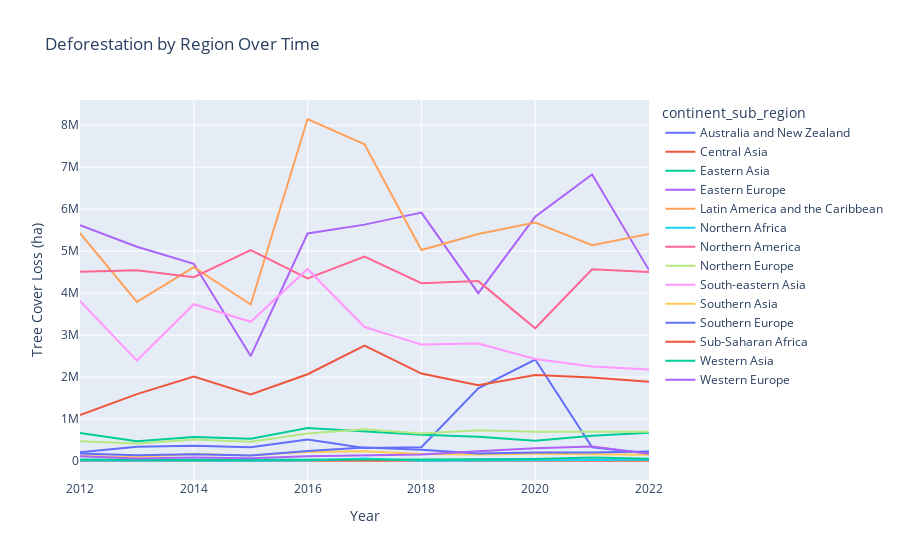

The cell this chart's notebook holds for it:
### Code cell
deforest_agg = data.groupby(['year', 'continent_sub_region']).agg(
    {'umd_tree_cover_loss__ha': 'sum', 'fsi': 'mean'}
).reset_index()

fig = px.line(
    deforest_agg,
    x="year", 
    y="umd_tree_cover_loss__ha", 
    color="continent_sub_region",
    labels={"year": "Year",
        "umd_tree_cover_loss__ha": "Tree Cover Loss (ha)",
        "continent_region": "Continent",
    },
    title="Deforestation by Region Over Time"
)
fig.show()

### Figure 1 — Plotly figure (JSON) as saved in the notebook; plotly's stock layout.template omitted (floating-point values rounded to 4 significant figures)
{"data": [{"hovertemplate": "continent_sub_region=Australia and New Zealand<br>Year=%{x}<br>Tree Cover Loss (ha)=%{y}<extra></extra>", "legendgroup": "Australia and New Zealand", "line": {"color": "#636efa", "dash": "solid"}, "marker": {"symbol": "circle"}, "mode": "lines", "name": "Australia and New Zealand", "orientation": "v", "showlegend": true, "type": "scatter", "x": [2012, 2013, 2014, 2015, 2016, 2017, 2018, 2019, 2020, 2021, 2022], "xaxis": "x", "y": [209300.0, 337600.0, 361100.0, 325600.0, 511300.0, 311800.0, 330000.0, 1733000.0, 2417000.0, 327300.0, 177500.0], "yaxis": "y"}, {"hovertemplate": "continent_sub_region=Central Asia<br>Year=%{x}<br>Tree Cover Loss (ha)=%{y}<extra></extra>", "legendgroup": "Central Asia", "line": {"color": "#EF553B", "dash": "solid"}, "marker": {"symbol": "circle"}, "mode": "lines", "name": "Central Asia", "orientation": "v", "showlegend": true, "type": "scatter", "x": [2012, 2013, 2014, 2015, 2016, 2017, 2018, 2019, 2020, 2021, 2022], "xaxis": "x", "y": [3823.0, 2890.0, 679.6, 181.2, 1289.0, 977.0, 1140.0, 1299.0, 1857.0, 721.9, 3637.0], "yaxis": "y"}, {"hovertemplate": "continent_sub_region=Eastern Asia<br>Year=%{x}<br>Tree Cover Loss (ha)=%{y}<extra></extra>", "legendgroup": "Eastern Asia", "line": {"color": "#00cc96", "dash": "solid"}, "marker": {"symbol": "circle"}, "mode": "lines", "name": "Eastern Asia", "orientation": "v", "showlegend": true, "type": "scatter", "x": [2012, 2013, 2014, 2015, 2016, 2017, 2018, 2019, 2020, 2021, 2022], "xaxis": "x", "y": [667400.0, 469600.0, 570800.0, 532400.0, 785200.0, 700400.0, 627700.0, 575800.0, 485000.0, 598900.0, 674700.0], "yaxis": "y"}, {"hovertemplate": "continent_sub_region=Eastern Europe<br>Year=%{x}<br>Tree Cover Loss (ha)=%{y}<extra></extra>", "legendgroup": "Eastern Europe", "line": {"color": "#ab63fa", "dash": "solid"}, "marker": {"symbol": "circle"}, "mode": "lines", "name": "Eastern Europe", "orientation": "v", "showlegend": true, "type": "scatter", "x": [2012, 2013, 2014, 2015, 2016, 2017, 2018, 2019, 2020, 2021, 2022], "xaxis": "x", "y": [5617000.0, 5105000.0, 4700000.0, 2500000.0, 5420000.0, 5632000.0, 5919000.0, 3998000.0, 5822000.0, 6824000.0, 4548000.0], "yaxis": "y"}, {"hovertemplate": "continent_sub_region=Latin America and the Caribbean<br>Year=%{x}<br>Tree Cover Loss (ha)=%{y}<extra></extra>", "legendgroup": "Latin America and the Caribbean", "line": {"color": "#FFA15A", "dash": "solid"}, "marker": {"symbol": "circle"}, "mode": "lines", "name": "Latin America and the Caribbean", "orientation": "v", "showlegend": true, "type": "scatter", "x": [2012, 2013, 2014, 2015, 2016, 2017, 2018, 2019, 2020, 2021, 2022], "xaxis": "x", "y": [5429000.0, 3792000.0, 4618000.0, 3728000.0, 8148000.0, 7547000.0, 5027000.0, 5407000.0, 5681000.0, 5139000.0, 5409000.0], "yaxis": "y"}, {"hovertemplate": "continent_sub_region=Northern Africa<br>Year=%{x}<br>Tree Cover Loss (ha)=%{y}<extra></extra>", "legendgroup": "Northern Africa", "line": {"color": "#19d3f3", "dash": "solid"}, "marker": {"symbol": "circle"}, "mode": "lines", "name": "Northern Africa", "orientation": "v", "showlegend": true, "type": "scatter", "x": [2012, 2013, 2014, 2015, 2016, 2017, 2018, 2019, 2020, 2021, 2022], "xaxis": "x", "y": [14470.0, 9169.0, 13710.0, 8579.0, 11570.0, 57000.0, 8824.0, 8191.0, 17840.0, 24160.0, 28460.0], "yaxis": "y"}, {"hovertemplate": "continent_sub_region=Northern America<br>Year=%{x}<br>Tree Cover Loss (ha)=%{y}<extra></extra>", "legendgroup": "Northern America", "line": {"color": "#FF6692", "dash": "solid"}, "marker": {"symbol": "circle"}, "mode": "lines", "name": "Northern America", "orientation": "v", "showlegend": true, "type": "scatter", "x": [2012, 2013, 2014, 2015, 2016, 2017, 2018, 2019, 2020, 2021, 2022], "xaxis": "x", "y": [4510000.0, 4544000.0, 4380000.0, 5023000.0, 4348000.0, 4871000.0, 4235000.0, 4286000.0, 3162000.0, 4569000.0, 4504000.0], "yaxis": "y"}, {"hovertemplate": "continent_sub_region=Northern Europe<br>Year=%{x}<br>Tree Cover Loss (ha)=%{y}<extra></extra>", "legendgroup": "Northern Europe", "line": {"color": "#B6E880", "dash": "solid"}, "marker": {"symbol": "circle"}, "mode": "lines", "name": "Northern Europe", "orientation": "v", "showlegend": true, "type": "scatter", "x": [2012, 2013, 2014, 2015, 2016, 2017, 2018, 2019, 2020, 2021, 2022], "xaxis": "x", "y": [471100.0, 414800.0, 509700.0, 456400.0, 653700.0, 758900.0, 657100.0, 735500.0, 695000.0, 703800.0, 696900.0], "yaxis": "y"}, {"hovertemplate": "continent_sub_region=South-eastern Asia<br>Year=%{x}<br>Tree Cover Loss (ha)=%{y}<extra></extra>", "legendgroup": "South-eastern Asia", "line": {"color": "#FF97FF", "dash": "solid"}, "marker": {"symbol": "circle"}, "mode": "lines", "name": "South-eastern Asia", "orientation": "v", "showlegend": true, "type": "scatter", "x": [2012, 2013, 2014, 2015, 2016, 2017, 2018, 2019, 2020, 2021, 2022], "xaxis": "x", "y": [3812000.0, 2392000.0, 3735000.0, 3317000.0, 4575000.0, 3191000.0, 2773000.0, 2801000.0, 2432000.0, 2250000.0, 2180000.0], "yaxis": "y"}, {"hovertemplate": "continent_sub_region=Southern Asia<br>Year=%{x}<br>Tree Cover Loss (ha)=%{y}<extra></extra>", "legendgroup": "Southern Asia", "line": {"color": "#FECB52", "dash": "solid"}, "marker": {"symbol": "circle"}, "mode": "lines", "name": "Southern Asia", "orientation": "v", "showlegend": true, "type": "scatter", "x": [2012, 2013, 2014, 2015, 2016, 2017, 2018, 2019, 2020, 2021, 2022], "xaxis": "x", "y": [120100.0, 95740.0, 164700.0, 136900.0, 215000.0, 233400.0, 166500.0, 155700.0, 172700.0, 166400.0, 146900.0], "yaxis": "y"}, {"hovertemplate": "continent_sub_region=Southern Europe<br>Year=%{x}<br>Tree Cover Loss (ha)=%{y}<extra></extra>", "legendgroup": "Southern Europe", "line": {"color": "#636efa", "dash": "solid"}, "marker": {"symbol": "circle"}, "mode": "lines", "name": "Southern Europe", "orientation": "v", "showlegend": true, "type": "scatter", "x": [2012, 2013, 2014, 2015, 2016, 2017, 2018, 2019, 2020, 2021, 2022], "xaxis": "x", "y": [176900.0, 140100.0, 162500.0, 132300.0, 237600.0, 318900.0, 267000.0, 179200.0, 202700.0, 204400.0, 227700.0], "yaxis": "y"}, {"hovertemplate": "continent_sub_region=Sub-Saharan Africa<br>Year=%{x}<br>Tree Cover Loss (ha)=%{y}<extra></extra>", "legendgroup": "Sub-Saharan Africa", "line": {"color": "#EF553B", "dash": "solid"}, "marker": {"symbol": "circle"}, "mode": "lines", "name": "Sub-Saharan Africa", "orientation": "v", "showlegend": true, "type": "scatter", "x": [2012, 2013, 2014, 2015, 2016, 2017, 2018, 2019, 2020, 2021, 2022], "xaxis": "x", "y": [1092000.0, 1594000.0, 2012000.0, 1585000.0, 2067000.0, 2751000.0, 2084000.0, 1808000.0, 2048000.0, 1989000.0, 1887000.0], "yaxis": "y"}, {"hovertemplate": "continent_sub_region=Western Asia<br>Year=%{x}<br>Tree Cover Loss (ha)=%{y}<extra></extra>", "legendgroup": "Western Asia", "line": {"color": "#00cc96", "dash": "solid"}, "marker": {"symbol": "circle"}, "mode": "lines", "name": "Western Asia", "orientation": "v", "showlegend": true, "type": "scatter", "x": [2012, 2013, 2014, 2015, 2016, 2017, 2018, 2019, 2020, 2021, 2022], "xaxis": "x", "y": [34480.0, 24010.0, 23410.0, 30210.0, 27540.0, 36230.0, 36690.0, 40360.0, 48460.0, 82250.0, 54090.0], "yaxis": "y"}, {"hovertemplate": "continent_sub_region=Western Europe<br>Year=%{x}<br>Tree Cover Loss (ha)=%{y}<extra></extra>", "legendgroup": "Western Europe", "line": {"color": "#ab63fa", "dash": "solid"}, "marker": {"symbol": "circle"}, "mode": "lines", "name": "Western Europe", "orientation": "v", "showlegend": true, "type": "scatter", "x": [2012, 2013, 2014, 2015, 2016, 2017, 2018, 2019, 2020, 2021, 2022], "xaxis": "x", "y": [112600.0, 58120.0, 82020.0, 63250.0, 112500.0, 128700.0, 156800.0, 234800.0, 301900.0, 346900.0, 173100.0], "yaxis": "y"}], "layout": {"legend": {"title": {"text": "continent_sub_region"}, "tracegroupgap": 0}, "title": {"text": "Deforestation by Region Over Time"}, "xaxis": {"anchor": "y", "domain": [0, 1], "title": {"text": "Year"}}, "yaxis": {"anchor": "x", "domain": [0, 1], "title": {"text": "Tree Cover Loss (ha)"}}}}
